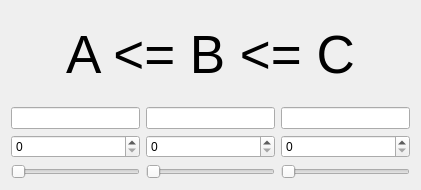
<?xml version="1.0" encoding="UTF-8"?>
<ui version="4.0">
 <class>Form</class>
 <widget class="QWidget" name="Form">
  <property name="geometry">
   <rect>
    <x>0</x>
    <y>0</y>
    <width>421</width>
    <height>190</height>
   </rect>
  </property>
  <property name="windowTitle">
   <string>Form</string>
  </property>
  <layout class="QGridLayout" name="gridLayout">
   <item row="0" column="0" colspan="3">
    <widget class="QLabel" name="label">
     <property name="font">
      <font>
       <pointsize>40</pointsize>
      </font>
     </property>
     <property name="text">
      <string>A &lt;= B &lt;= C</string>
     </property>
     <property name="alignment">
      <set>Qt::AlignCenter</set>
     </property>
    </widget>
   </item>
   <item row="1" column="0">
    <widget class="QLineEdit" name="lineEdit_1"/>
   </item>
   <item row="1" column="1">
    <widget class="QLineEdit" name="lineEdit_2"/>
   </item>
   <item row="1" column="2">
    <widget class="QLineEdit" name="lineEdit_3"/>
   </item>
   <item row="2" column="0">
    <widget class="QSpinBox" name="spinBox_1">
     <property name="maximum">
      <number>100</number>
     </property>
    </widget>
   </item>
   <item row="2" column="1">
    <widget class="QSpinBox" name="spinBox_2">
     <property name="maximum">
      <number>100</number>
     </property>
    </widget>
   </item>
   <item row="2" column="2">
    <widget class="QSpinBox" name="spinBox_3">
     <property name="maximum">
      <number>100</number>
     </property>
    </widget>
   </item>
   <item row="3" column="0">
    <widget class="QSlider" name="horizontalSlider_1">
     <property name="maximum">
      <number>100</number>
     </property>
     <property name="orientation">
      <enum>Qt::Horizontal</enum>
     </property>
    </widget>
   </item>
   <item row="3" column="1">
    <widget class="QSlider" name="horizontalSlider_2">
     <property name="maximum">
      <number>100</number>
     </property>
     <property name="orientation">
      <enum>Qt::Horizontal</enum>
     </property>
    </widget>
   </item>
   <item row="3" column="2">
    <widget class="QSlider" name="horizontalSlider_3">
     <property name="maximum">
      <number>100</number>
     </property>
     <property name="orientation">
      <enum>Qt::Horizontal</enum>
     </property>
    </widget>
   </item>
  </layout>
 </widget>
 <resources/>
 <connections/>
</ui>
